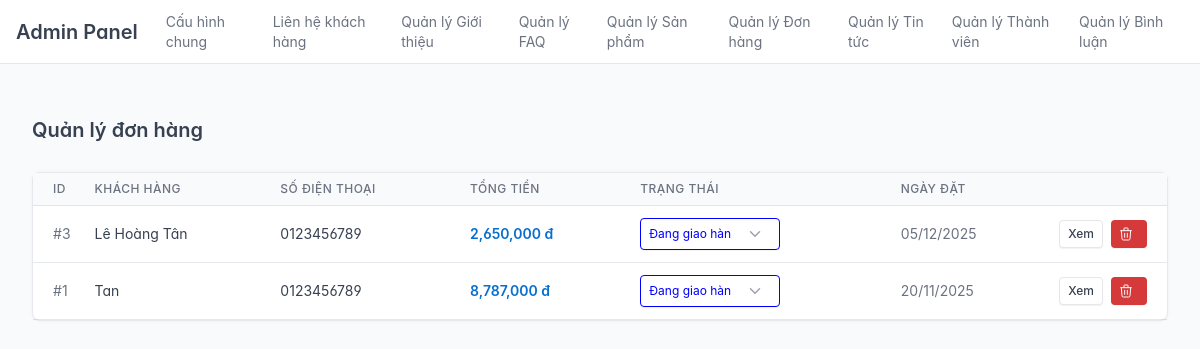
Page /public/index.php?url=admin/order/list (signed in) on the committed database.
### tables this page shows
CREATE TABLE `orders` (
  `id` int(11) NOT NULL,
  `user_id` int(11) NOT NULL,
  `total_amount` decimal(10,2) NOT NULL,
  `status` enum('pending','processing','completed','cancelled') NOT NULL DEFAULT 'pending',
  `created_at` timestamp NOT NULL DEFAULT current_timestamp(),
  `fullname` varchar(255) DEFAULT NULL,
  `phone` varchar(50) DEFAULT NULL,
  `address` varchar(255) DEFAULT NULL,
  `note` text DEFAULT NULL
);

### app/controllers/admin/AdminOrderController.php (called while the page is built, shortened)
<?php
require_once APPROOT . "/models/Order.php";
class AdminOrderController {
    private $order;
    public function __construct() {
        $this->order = new Order();
    }
    public function list()
    {
        $orders = $this->order->all();
        $this->loadView("admin/orders/list", ["orders" => $orders, "title" => "Quản lý đơn hàng"]);
    }
    private function loadView($viewPath, $data = []) {
        extract($data);
        require APPROOT . "/views/" . $viewPath . ".php";
        require APPROOT . "/views/admin/layouts/admin_layout.php";
    }
}

### app/libraries/Database.php (called while the page is built, shortened)
<?php
class Database
{
    private $host = DB_HOST;
    private $user = DB_USER;
    private $pass = DB_PASS;
    private $dbname = DB_NAME;
    private $dbh;
    private $stmt;
    public function __construct()
    {
        $dsn = 'mysql:host=' . $this->host . ';dbname=' . $this->dbname . ';charset=utf8';
        $options = [
            PDO::ATTR_PERSISTENT => true,
            PDO::ATTR_ERRMODE => PDO::ERRMODE_EXCEPTION,
            PDO::ATTR_DEFAULT_FETCH_MODE => PDO::FETCH_OBJ,
            PDO::ATTR_EMULATE_PREPARES => false,
        ];
        try
        {
            $this->dbh = new PDO($dsn, $this->user, $this->pass, $options);
        }
        catch (PDOException $e)
        {
            $this->error = $e->getMessage();
            echo $this->error;
        }
    }
    public function query($sql)
    {
        $this->stmt = $this->dbh->prepare($sql);
    }
    public function execute()
    {
        return $this->stmt->execute();
    }
    public function resultSet()
    {
        $this->execute();
        return $this->stmt->fetchAll();
    }
}

### app/models/Order.php (called while the page is built, shortened)
<?php
class Order {
    private $db;
    public function __construct() {
        $this->db = new Database();
    }
    public function all() {
        $sql = "
            SELECT orders.*, users.username
            FROM orders
            LEFT JOIN users ON orders.user_id = users.id
            ORDER BY id DESC
        ";
        $this->db->query($sql);
        return $this->db->resultSet();
    }
}

### app/views/admin/orders/list.php (the view, shortened to what this page needs)
<div class="container-xl">
    <div class="page-header d-print-none mb-4">
        <div class="row g-2 align-items-center">
            <div class="col">
                <h2 class="page-title">Quản lý đơn hàng</h2>
            </div>
        </div>
    </div>
    <div class="card">
        <div class="table-responsive">
            <table class="table table-vcenter card-table">
                <thead>
                    <tr>
                        <th class="w-1">ID</th>
                        <th>Khách hàng</th>
                        <th>Số điện thoại</th>
                        <th>Tổng tiền</th>
                        <th>Trạng thái</th>
                        <th>Ngày đặt</th>
                        <th class="w-1"></th>
                    </tr>
                </thead>
                <tbody>
                    <?php foreach ($orders as $order): ?>
                        <tr>
                            <td><span class="text-muted">#<?= $order->id ?></span></td>
                            <td class="text-reset"><?= $order->fullname ?></td>
                            <td><?= $order->phone ?></td>
                            <td class="text-primary fw-bold"><?= number_format($order->total_amount) ?> đ</td>
                            <td>
                                <form action="<?= URLROOT ?>/public/index.php?url=admin/order/updateStatus" method="POST">
                                    <select name="status" class="form-select form-select-sm"
                                            onchange="this.form.submit()"
                                            style="width: 140px;
                                            <?= $order->status == 'completed' ? 'border-color: green; color: green;' : '' ?>
                                            <?= $order->status == 'processing' ? 'border-color: blue; color: blue;' : '' ?>">
                                        <option value="processing" <?= $order->status == "processing" ? "selected" : "" ?>>Đang giao hàng</option>
                                    </select>
                                </form>
                            </td>
                            <td class="text-muted"><?= date('d/m/Y', strtotime($order->created_at)) ?></td>
                            <td>
                                <div class="btn-list flex-nowrap">
                                    <a href="<?= URLROOT ?>/public/index.php?url=admin/order/detail/<?= $order->id ?>" class="btn btn-white btn-sm">
                                        Xem
                                    </a>
                                    <a href="<?= URLROOT ?>/public/index.php?url=admin/order/delete/<?= $order->id ?>"
                                       class="btn btn-danger btn-sm"
                                       onclick="return confirm('Xóa đơn hàng này?')">
                                    </a>
                                </div>
                            </td>
                        </tr>
                    <?php endforeach; ?>
                </tbody>
            </table>
        </div>
    </div>
</div>

### rows in the picture
orders: id "3", fullname "Lê Hoàng Tân", phone "0123456789", total_amount "2,650,000", status "Đang giao hàng", created_at "05/12/2025"
orders: id "1", fullname "Tan", phone "0123456789", total_amount "8,787,000", status "Đang giao hàng", created_at "20/11/2025"
